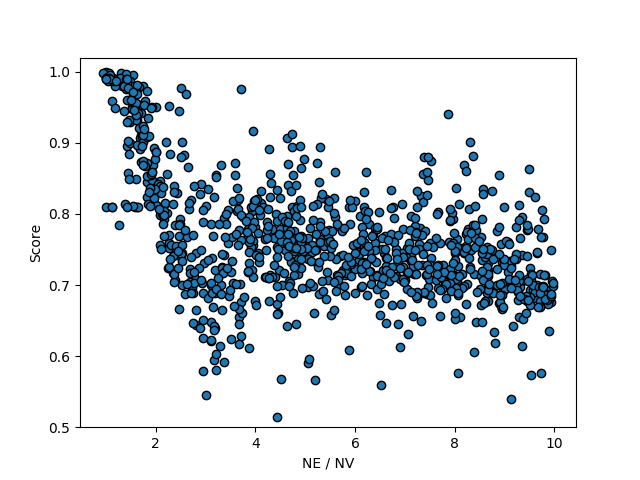

Reproduce this figure in Python.
f = open('output.txt')
lines = f.readlines();
f.close()

import numpy as np
import matplotlib.pyplot as plt

V = []
E = []
Score = []

for line in lines:
    words = line.split()

    if words[0] == 'Number':
        if words[3] == 'NV':
            V.append(int(words[5]))
        elif words[3] == 'NE':
            E.append(int(words[5]))
    elif words[0] == 'Score':
        Score.append(float(words[2]))

VE = [E/V for E,V in zip(E,V)]

V = V[::10]
E = E[::10]
VE = VE[::10]
Score = Score[::10]

x = np.array(VE)
#plt.xlim(10, 1000)
y = np.array(Score)
#plt.ylim(-0.1,1.1)

plt.ylabel('Score')
plt.xlabel('NE / NV')

plt.plot(x,y, 'o')

plt.savefig('plot.png')

plt.show()
